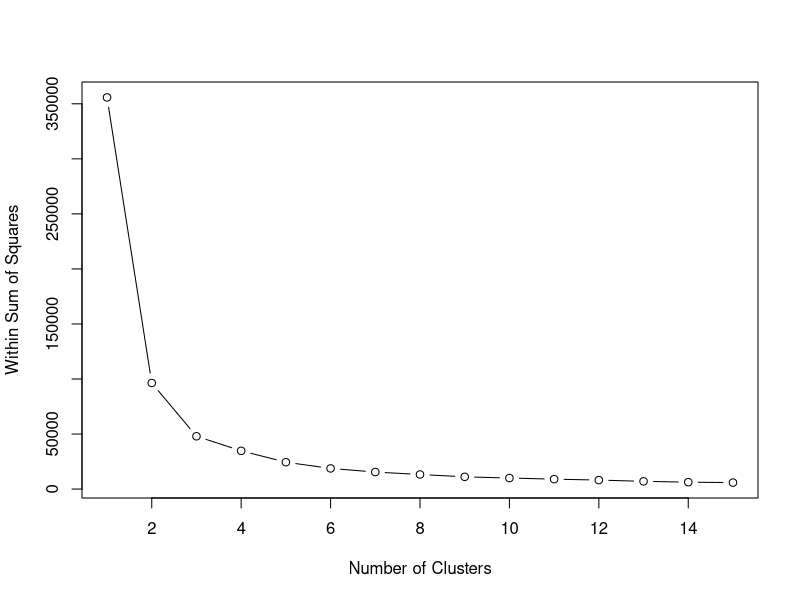

Generate this figure with R:
library(plyr)
library(ggplot2)
library(cluster)
library(lattice)
library(graphics)
library(grid)
library(gridExtra)

df_usarrests <- as.data.frame(USArrests)


wss <- numeric(15)

for (k in 1:15) wss[k] <- sum(kmeans(df_usarrests, centers=k, nstart=25)$withinss)

plot(1:15, wss, type="b", xlab="Number of Clusters", ylab="Within Sum of Squares")

print("From plot the optimal (k) is 3 and also maybe 4")
